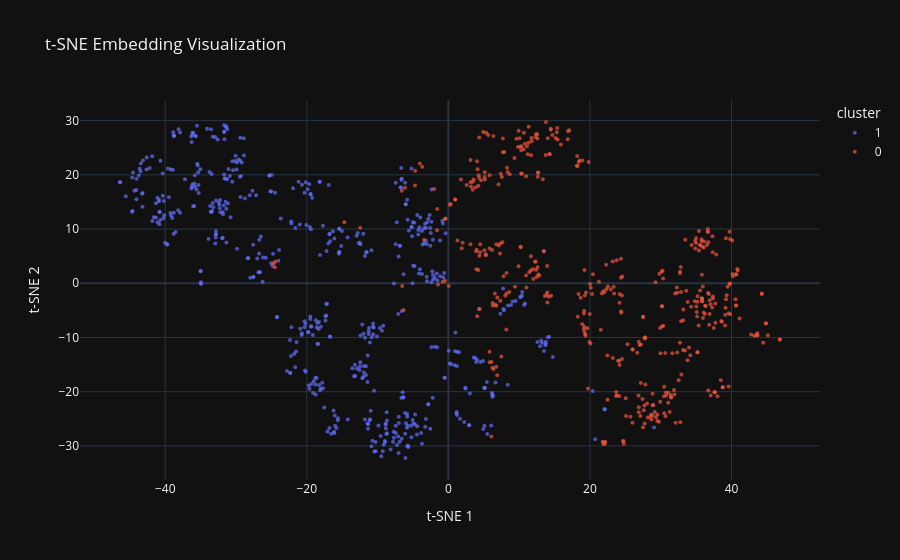
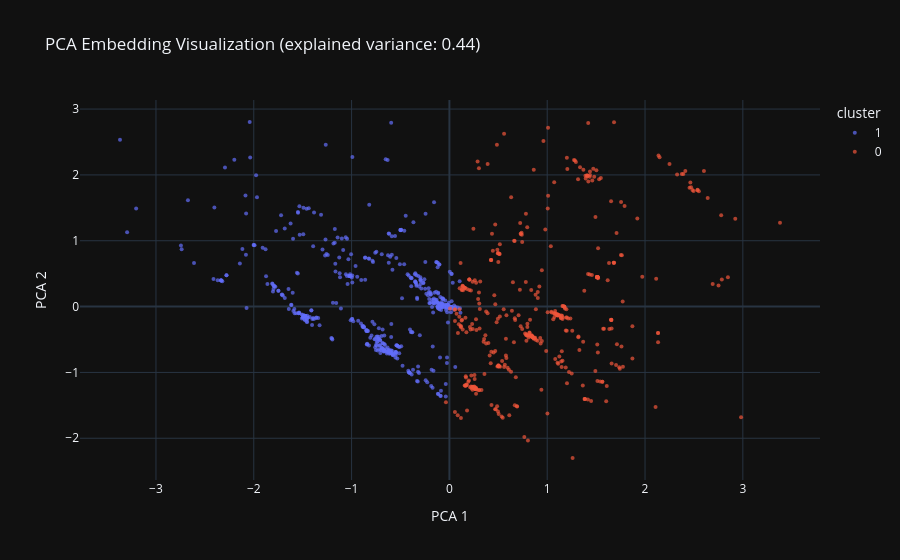

Notebook code for these charts, in order:
### Code cell
generate_analysis_report("./embeddings_output/v1/performance")

### Figure 1 — Plotly figure (JSON) as saved in the notebook; plotly's stock layout.template omitted (floating-point values rounded to 4 significant figures; data arrays with more than 128 entries replaced by an {"elided": "..."} marker saying what was removed)
{"data": [{"customdata": {"elided": "555x1 str values"}, "hovertemplate": "cluster=1<br>t-SNE 1=%{x}<br>t-SNE 2=%{y}<br>text_preview=%{customdata[0]}<extra></extra>", "legendgroup": "1", "marker": {"color": "#636efa", "symbol": "circle", "opacity": 0.7, "size": 4}, "mode": "markers", "name": "1", "orientation": "v", "showlegend": true, "x": {"elided": "555 float values"}, "xaxis": "x", "y": {"elided": "555 float values"}, "yaxis": "y", "type": "scatter"}, {"customdata": {"elided": "445x1 str values"}, "hovertemplate": "cluster=0<br>t-SNE 1=%{x}<br>t-SNE 2=%{y}<br>text_preview=%{customdata[0]}<extra></extra>", "legendgroup": "0", "marker": {"color": "#EF553B", "symbol": "circle", "opacity": 0.7, "size": 4}, "mode": "markers", "name": "0", "orientation": "v", "showlegend": true, "x": {"elided": "445 float values"}, "xaxis": "x", "y": {"elided": "445 float values"}, "yaxis": "y", "type": "scatter"}], "layout": {"xaxis": {"anchor": "y", "domain": [0.0, 1.0], "title": {"text": "t-SNE 1"}}, "yaxis": {"anchor": "x", "domain": [0.0, 1.0], "title": {"text": "t-SNE 2"}}, "legend": {"title": {"text": "cluster"}, "tracegroupgap": 0}, "title": {"text": "t-SNE Embedding Visualization"}}}

### Figure 2 — Plotly figure (JSON) as saved in the notebook; plotly's stock layout.template omitted (floating-point values rounded to 4 significant figures; data arrays with more than 128 entries replaced by an {"elided": "..."} marker saying what was removed)
{"data": [{"customdata": {"elided": "555x1 str values"}, "hovertemplate": "cluster=1<br>PCA 1=%{x}<br>PCA 2=%{y}<br>text_preview=%{customdata[0]}<extra></extra>", "legendgroup": "1", "marker": {"color": "#636efa", "symbol": "circle", "opacity": 0.7, "size": 4}, "mode": "markers", "name": "1", "orientation": "v", "showlegend": true, "x": {"elided": "555 float values"}, "xaxis": "x", "y": {"elided": "555 float values"}, "yaxis": "y", "type": "scatter"}, {"customdata": {"elided": "445x1 str values"}, "hovertemplate": "cluster=0<br>PCA 1=%{x}<br>PCA 2=%{y}<br>text_preview=%{customdata[0]}<extra></extra>", "legendgroup": "0", "marker": {"color": "#EF553B", "symbol": "circle", "opacity": 0.7, "size": 4}, "mode": "markers", "name": "0", "orientation": "v", "showlegend": true, "x": {"elided": "445 float values"}, "xaxis": "x", "y": {"elided": "445 float values"}, "yaxis": "y", "type": "scatter"}], "layout": {"xaxis": {"anchor": "y", "domain": [0.0, 1.0], "title": {"text": "PCA 1"}}, "yaxis": {"anchor": "x", "domain": [0.0, 1.0], "title": {"text": "PCA 2"}}, "legend": {"title": {"text": "cluster"}, "tracegroupgap": 0}, "title": {"text": "PCA Embedding Visualization (explained variance: 0.44)"}}}
